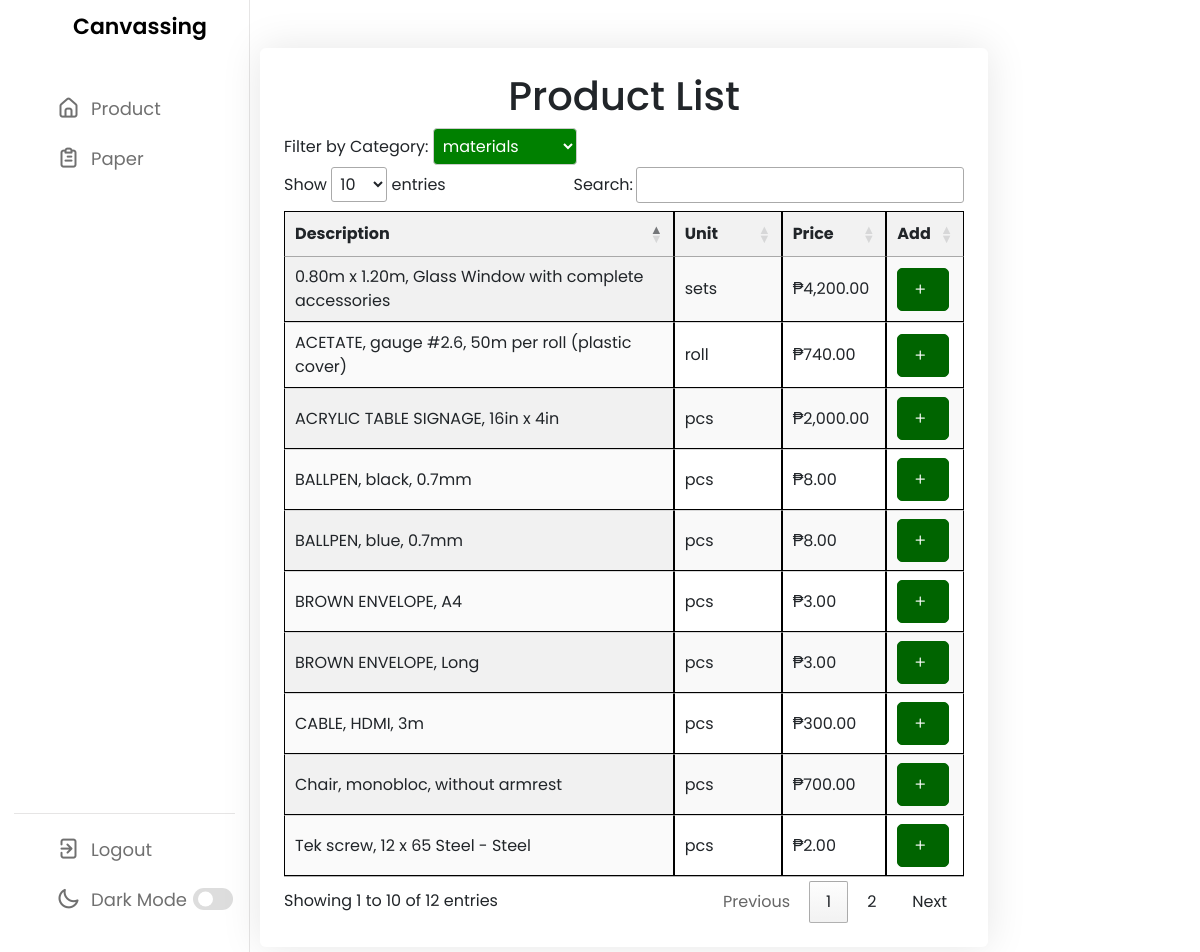
The page /index.php?category=materials (signed in) on the database its author committed.
### tables this page shows
CREATE TABLE `product` (
  `id` int(11) NOT NULL,
  `product_name` varchar(255) NOT NULL,
  `description` varchar(10000) NOT NULL,
  `product_price` varchar(100) NOT NULL,
  `product_qty` int(11) NOT NULL DEFAULT 1,
  `product_image` varchar(255) NOT NULL,
  `product_code` int(11) NOT NULL,
  `category` varchar(100) NOT NULL
);

### index.php (the view, shortened to what this page needs)
<?php
require('config.php');
require('navbar.php');
?>
<!DOCTYPE html>
<html lang="en">
<head>
    <link rel="stylesheet" type="text/css" href="">
</head>
<body>
    <div class="container-fluid mt-5">
        <div class="row justify-content-center">
            <div class="col-sm-5 col-md-8" id="order">
                <div class="card ms-5">
                    <div class="card-body">
                        <header>
                            <h1 class="text-center">Product List</h1>
                            <?php
                            $selectedCategory = isset($_GET['category']) ? $_GET['category'] : 'all';
                            ?>
                            <label for="categoryFilter">Filter by Category:</label>
                            <select id="categoryFilter" name="categoryFilter">
                                <?php
                                $categoryQuery = "SELECT DISTINCT category FROM product";
                                $categoryResult = mysqli_query($conn, $categoryQuery);
                                while ($categoryRow = mysqli_fetch_assoc($categoryResult)) {
                                    $category = $categoryRow['category'];
                                    echo "<option value=\"$category\" " . (($selectedCategory === $category) ? 'selected' : '') . ">$category</option>";
                                }
                                ?>
                            </select>
                        </header>
                        <form action="" class="form-submit">
                            <table id="example" class="display" style="width:100%">
                                <thead>
                                    <tr>
                                        <th>Description</th>
                                        <th style="width: 70px;" >Unit</th>
                                        <th>Price</th>
                                        <th>Add</th>
                                    </tr>
                                </thead>
                                <tbody>
                                    <?php
                                    $selectedCategory = isset($_GET['category']) ? $_GET['category'] : 'all';
                                    $query = "SELECT * FROM product";
                                    if ($selectedCategory !== 'all') {
                                        $escapedCategory = mysqli_real_escape_string($conn, $selectedCategory);
                                        $query .= " WHERE category = '$escapedCategory'";
                                    }
                                    $result = mysqli_query($conn, $query);
                                    while ($row = mysqli_fetch_assoc($result)) {
                                        $description_with_breaks = nl2br($row['description']);
                                        echo "<tr>";
                                        echo "<td class='product-description'>{$description_with_breaks}</td>";
                                        echo "<td>{$row['product_name']}</td>";
                                        echo "<td>₱" . number_format($row['product_price'], 2) . "</td>";
                                        echo "<td>";
                                        echo "<button class='too addItemBtn' data-action='addItemToList' data-id='{$row['product_code']}'><i class='uil uil-plus' data-action='addItemToList' data-id='{$row['product_code']}'></i>&nbsp;&nbsp;</button>";
                                        echo "</td>";
                                        echo "</tr>";
                                    }
                                    ?>
                                </tbody>
                            </table>
                        </form>
                    </div>
                </div>
            </div>
        </div>
    </div>
</body>
</html>

### CSS/adminpanel.css (style rules this page uses)
* { margin: 0; padding: 0; box-sizing: border-box; font-family: 'Poppins', sans-serif; }
:root { --primary-color: #006d24; --panel-color: #FFF; --text-color: #000; --black-light-color: #707070; --border-color: #e6e5e5; --toggle-color: #DDD; --box1-color: #60f399; --box2-color: #FFE6AC; --box3-color: #E7D1FC; --title-icon-color: #fff; --tran-05: all 0.5s ease; --tran-03: all 0.3s ease; --tran-02: all 0.2s ease; }
body { min-height: 100vh; background-color: var(--panel-color); }

### index.php (style rules this page uses)
.mt-5 { margin-top: 5rem; }
.card { margin-bottom: 20px; border: 0; border-radius: .375rem; box-shadow: 0 0 40px rgba(0, 0, 0, .1); }
.card-body { padding: 1.5rem; }
.text-center { text-align: center !important; }
table { width: 100%; border-collapse: collapse; margin-top: 20px; }
th, td { border: 1px solid #000; padding: 12px; text-align: left; }
th { background-color: #f2f2f2; }
.product-description { max-width: 550px; overflow: hidden; text-overflow: ellipsis; line-height: 1.5; }
.addItemBtn { background-color: #006400; color: #fff; border: 1px solid #006400; padding: 10px 15px; font-size: 14px; font-weight: bold; cursor: pointer; border-radius: 5px; transition: background-color 0.3s, transform 0.3s; }
#categoryFilter { background-color: green; color: white; border: 1px solid #ccc; border-radius: 4px; padding: 5px; }
#categoryFilter option { background-color: white; color: black; }
#categoryFilter option[selected] { background-color: green; color: white; }

### rows shown on the page
product: description "Tek screw, 12 x 65 Steel - Steel", product_name "pcs", product_price "2.00"
product: description "0.80m x 1.20m, Glass Window with complete accessories", product_name "sets", product_price "4,200.00"
product: description "Chair, monobloc, without armrest", product_name "pcs", product_price "700.00"
product: description "ACETATE, gauge #2.6, 50m per roll (plastic cover)", product_name "roll", product_price "740.00"
product: description "ACRYLIC TABLE SIGNAGE, 16in x 4in", product_name "pcs", product_price "2,000.00"
product: description "BALLPEN, black, 0.7mm", product_name "pcs", product_price "8.00"
product: description "BALLPEN, blue, 0.7mm", product_name "pcs", product_price "8.00"
product: description "BROWN ENVELOPE, A4", product_name "pcs", product_price "3.00"
product: description "BROWN ENVELOPE, Long", product_name "pcs", product_price "3.00"
product: description "CABLE, HDMI, 3m", product_name "pcs", product_price "300.00"

### other values the page prints
form field categoryFilter "materials"
